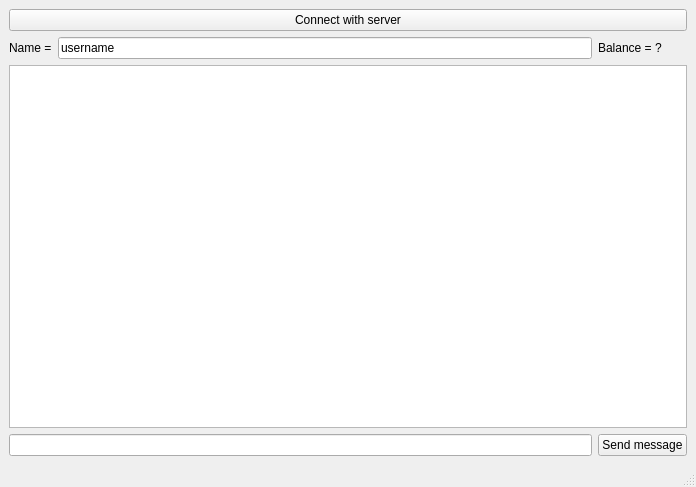
<?xml version="1.0" encoding="UTF-8"?>
<ui version="4.0">
 <class>MainWindow</class>
 <widget class="QMainWindow" name="MainWindow">
  <property name="geometry">
   <rect>
    <x>0</x>
    <y>0</y>
    <width>696</width>
    <height>487</height>
   </rect>
  </property>
  <property name="windowTitle">
   <string>MainWindow</string>
  </property>
  <widget class="QWidget" name="centralwidget">
   <layout class="QHBoxLayout" name="horizontalLayout">
    <item>
     <layout class="QGridLayout" name="gridLayout">
      <item row="0" column="0" colspan="3">
       <widget class="QPushButton" name="connectWithServerBtn">
        <property name="text">
         <string>Connect with server</string>
        </property>
       </widget>
      </item>
      <item row="1" column="0">
       <widget class="QLabel" name="nameLabel">
        <property name="text">
         <string>Name =</string>
        </property>
       </widget>
      </item>
      <item row="1" column="1">
       <widget class="QLineEdit" name="nameLE">
        <property name="text">
         <string>username</string>
        </property>
       </widget>
      </item>
      <item row="1" column="2">
       <widget class="QLabel" name="balanceLabel">
        <property name="text">
         <string>Balance = ?</string>
        </property>
       </widget>
      </item>
      <item row="2" column="0" colspan="3">
       <widget class="QTextBrowser" name="log"/>
      </item>
      <item row="3" column="0" colspan="2">
       <widget class="QLineEdit" name="messageLE"/>
      </item>
      <item row="3" column="2">
       <widget class="QPushButton" name="sendBtn">
        <property name="text">
         <string>Send message</string>
        </property>
       </widget>
      </item>
     </layout>
    </item>
   </layout>
  </widget>
  <widget class="QMenuBar" name="menubar">
   <property name="geometry">
    <rect>
     <x>0</x>
     <y>0</y>
     <width>696</width>
     <height>26</height>
    </rect>
   </property>
  </widget>
  <widget class="QStatusBar" name="statusbar"/>
 </widget>
 <resources/>
 <connections/>
</ui>
